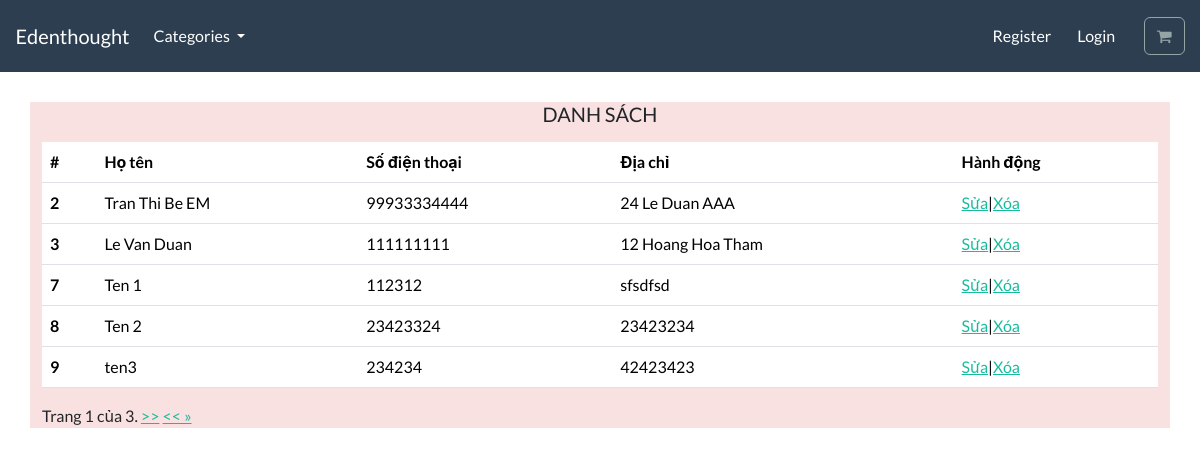
/customer/list/, run on the app's committed database.
### customer/models.py (models this page shows)
class Customer(models.Model):
    id = models.AutoField(primary_key=True)
    name = models.CharField(max_length=250, db_index=True)
    phone = models.CharField(max_length=250, unique=True)
    address = models.CharField(max_length=250)

### customer/views.py (the view)
# urls.py: path('list/', views.list_customer, name='list_customer'),
def list_customer(request):
    list_customer = Customer.objects.all()
    paginator = Paginator(list_customer,5)  # Show 25 contacts per page.
    page_number = request.GET.get("page")
    page_obj = paginator.get_page(page_number)
    return render(request,"customer/list-customer.html",{"page_obj": page_obj})

### cart/context_processors.py (called while the page is built)
def cart(request):
    return {'cart': Cart(request)}

### templates/customer/list-customer.html (shortened to what this page needs)
{% extends "base.html" %} {% load static %} {% block content %}
<div class="container">
  <div
    class="mb-3"
    style="
      font-size: 15px;
      text-align: center;
      margin-top: 30px;
    "
  >
    <h1 style="font-size: 20px">DANH SÁCH</h1>
  </div>
  <table class="table table-hover">
    <thead>
      <tr>
        <th scope="col">#</th>
        <th scope="col">Họ tên</th>
        <th scope="col">Số điện thoại</th>
        <th scope="col">Địa chỉ</th>
        <th scope="col">Hành động</th>
      </tr>
    </thead>
    <tbody>
      {% for customer in page_obj%}
      <tr>
        <th scope="row">{{customer.id}}</th>
        <td>{{customer.name}}</td>
        <td>{{customer.phone}}</td>
        <td>{{customer.address}}</td>
        <td>
          <a href="{%url 'update_customer' customer.id %}">Sửa</a>|<a
            onclick="del_customer('{{customer.id}}')"
            href="#"
            >Xóa</a
          >
        </td>
      </tr>
      {% endfor %}
    </div>
  <div class="pagination">
    <span class="step-links">
        <span class="current">
            Trang {{ page_obj.number }} của {{ page_obj.paginator.num_pages }}.
        </span>
        {% if page_obj.has_next %}
            <a href="?page={{ page_obj.next_page_number }}">>></a>
            <a href="?page={{ page_obj.paginator.num_pages }}"> << &raquo;</a>
        {% endif %}
    </span>
</div>
{% endblock %}

### static/css/style_login.css (style rules this page uses)
td { text-align: left; }

### store/static/css/style.css (style rules this page uses)
.container { background-color: rgb(250, 225, 225); }

### data on the page
Customer: id "2", name "Tran Thi Be EM", phone "99933334444", address "24 Le Duan AAA"
Customer: id "3", name "Le Van Duan", phone "111111111", address "12 Hoang Hoa Tham"
Customer: id "7", name "Ten 1", phone "112312", address "sfsdfsd"
Customer: id "8", name "Ten 2", phone "23423324", address "23423234"
Customer: id "9", name "ten3", phone "234234", address "42423423"

### other printed values
{{ page_obj.number }} "1"
{{ page_obj.paginator.num_pages }} "3"
